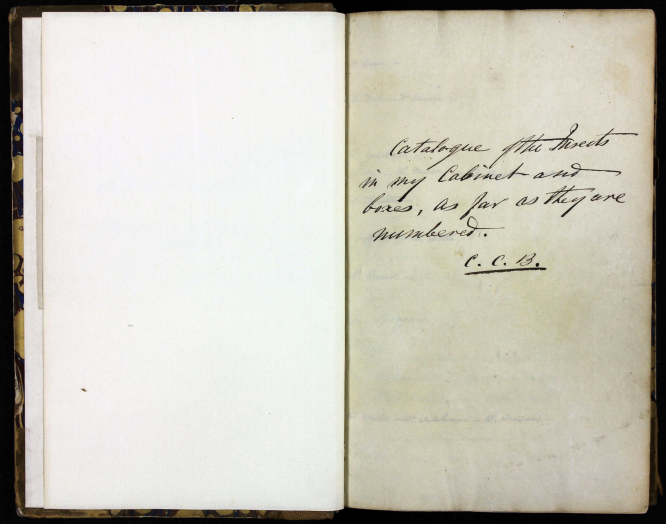
#> input picture jackScratchSpace/test.png, 666 x 524 px, found by its file name
$ python Sauvola.py
#> lines starting #> are read from the running program, lines starting #| are printed output that depends on the picture; after the words box and inside, x2 and y2 are one past the last pixel; in counts of white or black regions, pixels touching at a corner belong together
import skimage.io as skimg
from skimage.filters import threshold_sauvola
from skimage.util import img_as_uint


def sauvola(image, chunkSize=11):
    thresholdFunc = threshold_sauvola(image, chunkSize, 0.15)
    return image > thresholdFunc


image = skimg.imread("jackScratchSpace/test.png", True)
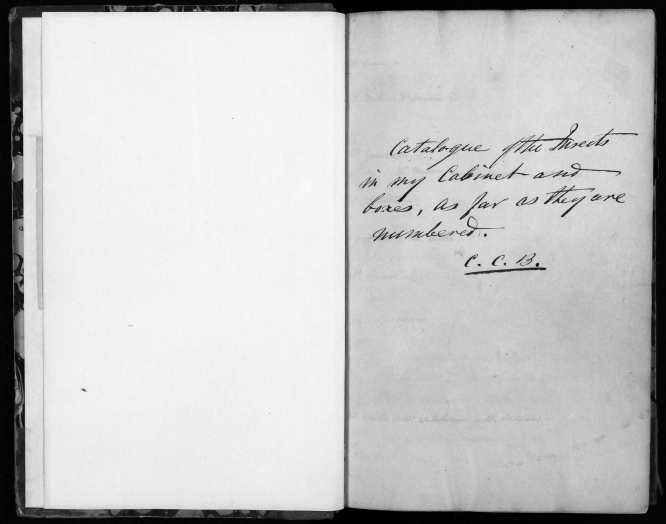
#> image: shape (524, 666) float64; min 0, max 0.982, mean 0.778

normalisedImage = sauvola(image)
#> in sauvola, `thresholdFunc = threshold_sauvola(image, chunkSize, 0.15)`:
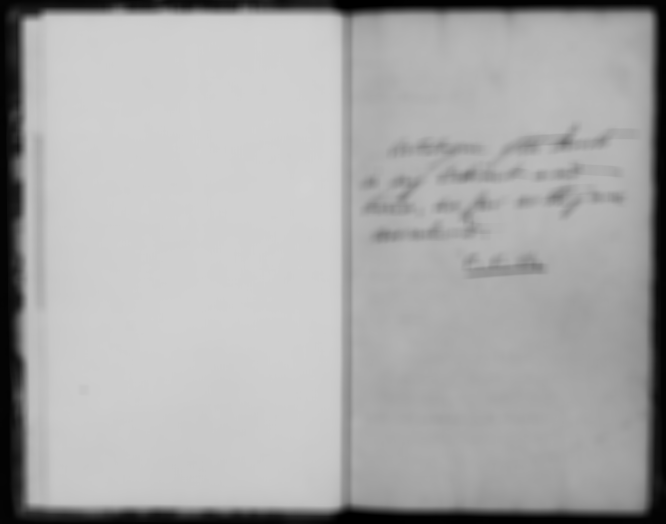
#> thresholdFunc: shape (524, 666) float64; min 0, max 0.827, mean 0.665
#> in sauvola, `return image > thresholdFunc`:
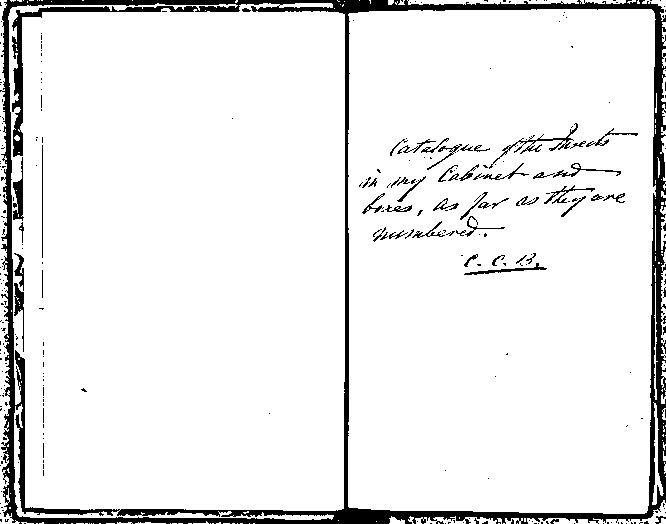
#> returned value: shape (524, 666) bool; 91.9% white; 292 black regions (239 under 20 px), largest, box (x1, y1, x2, y2) and area: (0, 0, 666, 524) 23221, (489, 123, 578, 169) 401, (13, 157, 24, 221) 343

skimg.imsave("jackScratchSpace/photoout3.png", img_as_uint(normalisedImage))

$ run again, with jackScratchSpace/photoout2.jpg saved as jackScratchSpace/test.png
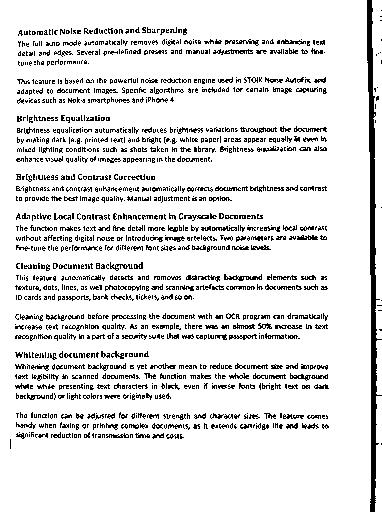
#> input picture jackScratchSpace/photoout2.jpg, 382 x 512 px, found by its file name
#> image is the input picture: shape (512, 382); min 0, max 255, mean 224.4
#> in sauvola, `thresholdFunc = threshold_sauvola(image, chunkSize, 0.15)`:
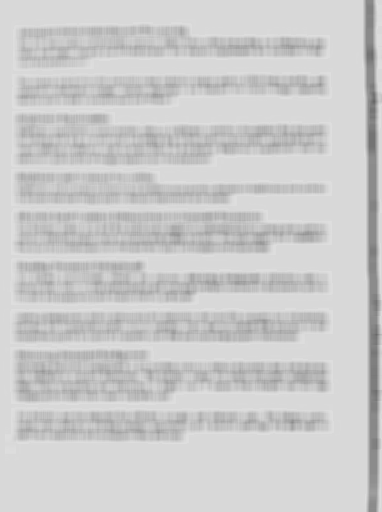
#> thresholdFunc: shape (512, 382) float64; min 103.8, max 223, mean 203.6
